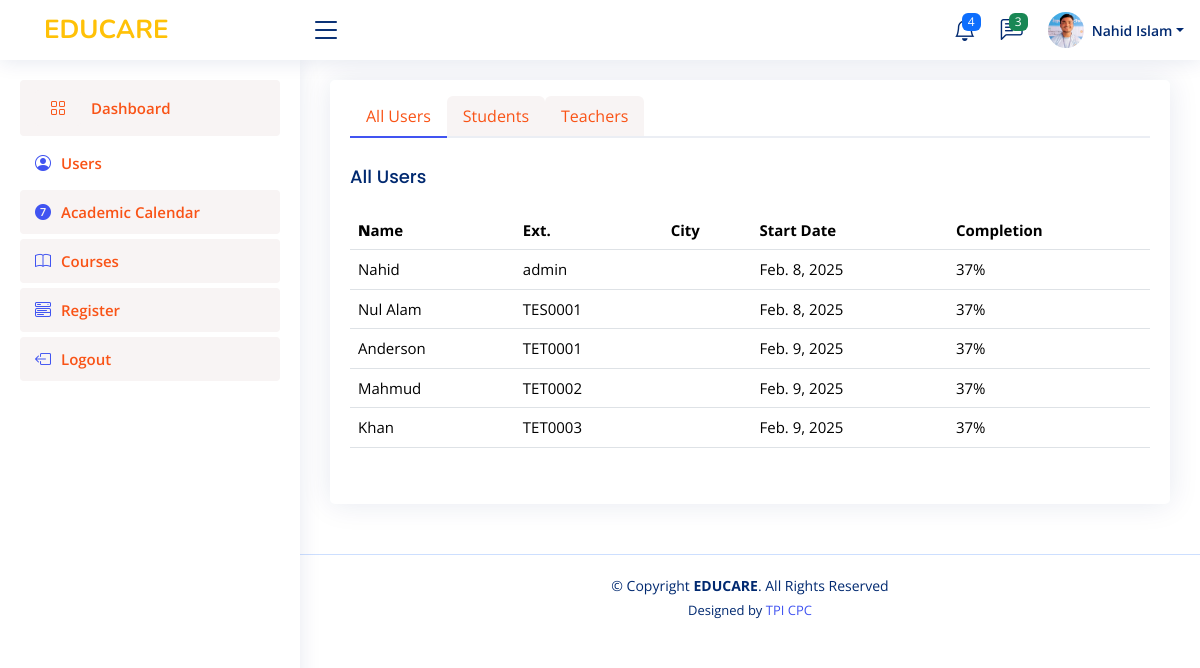
/authentication/users/ (signed in), run on an earlier commit of the app's database.
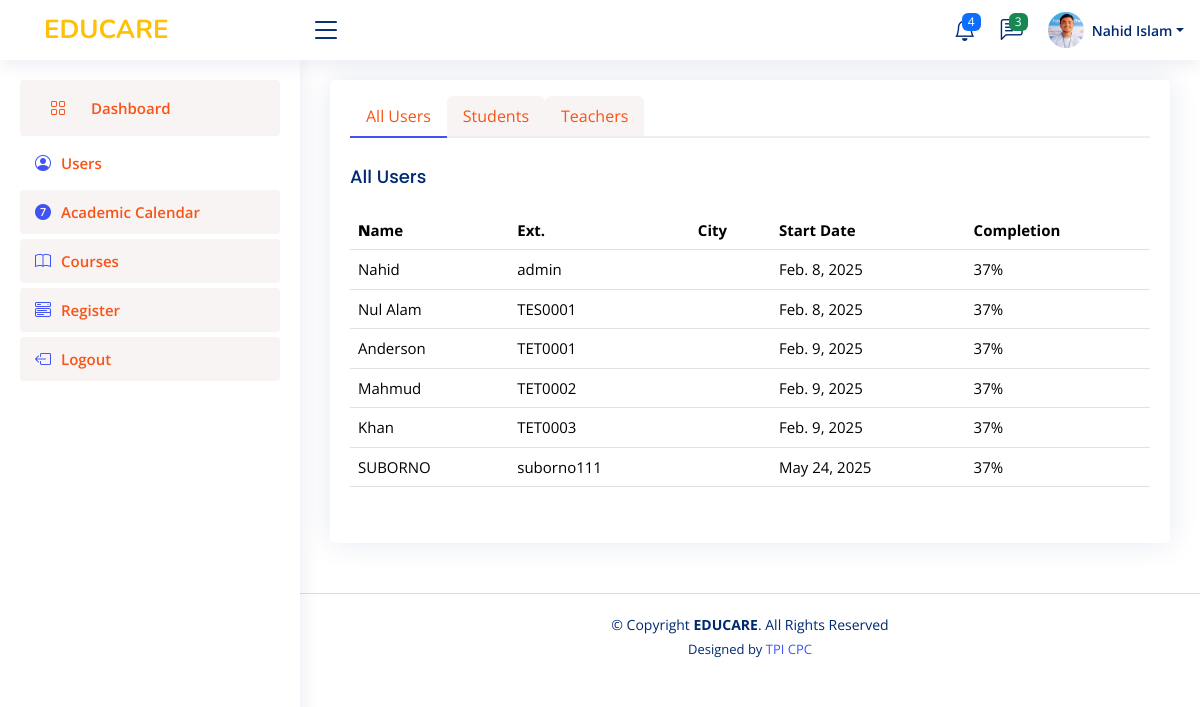
And on a later commit of the database.
### Authentication/models.py (models this page shows, shortened)
class CustomUser(AbstractUser):
    profile_pic = models.ImageField(upload_to="user_profile", null=True, blank=True)
    department_code = models.CharField(max_length=10,default="CSE")
    semester = models.IntegerField(default=1)
    phone = models.CharField(max_length=15, null=True, blank=True)
    country = models.CharField(max_length=100, null=True, blank=True)
    address = models.TextField(null=True, blank=True)
    about = models.TextField(null=True, blank=True)
    is_student = models.BooleanField(default=True)
    is_teacher = models.BooleanField(default=False)
    aproved_status = models.BooleanField(default=False)
    tweter_url = models.URLField(null=True, blank=True)
    facebook_url = models.URLField(null=True, blank=True)
    instagram_url = models.URLField(null=True, blank=True)
    linkedin_url = models.URLField(null=True, blank=True)
    is_email_verified = models.BooleanField(default=False)
    is_phone_verified = models.BooleanField(default=False)
    otp = models.CharField(max_length=10, null=True, blank=True)
    created_at = models.DateTimeField(auto_now_add=True)
    updated_at = models.DateTimeField(auto_now=True)

### Authentication/views.py (the view)
# urls.py: path('users/', Users.as_view(), name='users'),
class Users(View):
    @method_decorator(login_required)
    def get(self, request):
        user = request.user
        if user.is_superuser:
            users = CustomUser.objects.all()
            students = CustomUser.objects.filter(is_student = True)
            teachers = CustomUser.objects.filter(is_teacher = True)
            cp = {
                "active_id":"a002",
                'students':students,
                'teachers':teachers,
                "users":users,
            }
            return render(request, "users.html", context=cp)
        else:
            return redirect("/")

### Authentication/templates/users.html (shortened to what this page needs)
{% extends 'mainpage.html' %}
{% block content %}
<section class="section profile">
  <div class="row">
    <div class="col-xl-12">
      <div class="card">
        <div class="card-body pt-3">
          <ul class="nav nav-tabs nav-tabs-bordered">
            <li class="nav-item">
              <button class="nav-link active" data-bs-toggle="tab" data-bs-target="#profile-overview">All Users</button>
            </li>
            <li class="nav-item">
              <button class="nav-link" data-bs-toggle="tab" data-bs-target="#profile-edit">Students</button>
            </li>
            <li class="nav-item">
              <button class="nav-link" data-bs-toggle="tab" data-bs-target="#profile-settings">Teachers</button>
            </li>
          </ul>
          <div class="tab-content pt-2">
            <div class="tab-pane fade show active profile-overview" id="profile-overview">
              <section class="section">
                <div class="row">
                  <div class="col-lg-12">
                    <div class="">
                      <div class="">
                        <h5 class="card-title">All Users</h5>
                        <table class="table datatable">
                          <thead>
                            <tr>
                              <th>
                                <b>N</b>ame
                              </th>
                              <th>Ext.</th>
                              <th>City</th>
                              <th data-type="date" data-format="YYYY/DD/MM">Start Date</th>
                              <th>Completion</th>
                            </tr>
                          </thead>
                          <tbody>
                            {% for u in users %}
                            <tr>
                              <td>{{u.first_name}}</td>
                              <td>{{u.username}}</td>
                              <td>{{u.adress}}</td>
                              <td>{{u.created_at|date}}</td>
                              <td>37%</td>
                            </tr>
                            {% endfor %}
                         </tbody>
                        </table>
                      </div>
                    </div>
                  </div>
                </div>
              </section>
            </div>
          </div>
        </div>
      </div>
    </div>
  </div>
</section>
{% endblock content %}

### templates/mainpage.html (shortened to what this page needs)
<!DOCTYPE html>
<html lang="en">
<head>
  <link href="/static/assets/vendor/bootstrap/css/bootstrap.min.css" rel="stylesheet">
  <link href="/static/assets/vendor/bootstrap-icons/bootstrap-icons.css" rel="stylesheet">
  <link href="/static/assets/vendor/boxicons/css/boxicons.min.css" rel="stylesheet">
  <link href="/static/assets/vendor/quill/quill.snow.css" rel="stylesheet">
  <link href="/static/assets/vendor/quill/quill.bubble.css" rel="stylesheet">
  <link href="/static/assets/vendor/remixicon/remixicon.css" rel="stylesheet">
  <link href="/static/assets/vendor/simple-datatables/style.css" rel="stylesheet">
  <link href="/static/assets/css/style.css" rel="stylesheet">
</head>
<body class="main">
   {% include "header.html" %}
   {% include 'sitebar.html' %}
  <main id="main" class="main">
    {% block content %}
    {% endblock content %}
  </main>
  <footer id="footer" class="footer">
    <div class="copyright">
      &copy; Copyright <strong><span>EDUCARE</span></strong>. All Rights Reserved
    </div>
    <div class="credits">
      Designed by <a href="https://www.facebook.com/groups/tpicpc/">TPI CPC</a>
    </div>
  </footer>
</body>
</html>

### templates/header.html (shortened to what this page needs)
  <header id="header" class="header fixed-top d-flex align-items-center">
    <div class="d-flex align-items-center justify-content-between">
      <a href="/" class="logo d-flex align-items-center">
        <span class="d-none d-lg-block text-warning  p-2 ps-4 pe-4
         rounded-pill">EDUCARE</span>
      </a>
      <i class="bi bi-list toggle-sidebar-btn"></i>
    </div>
    <nav class="header-nav ms-auto">
      <ul class="d-flex align-items-center">
        <li class="nav-item dropdown">
          <a class="nav-icon" href="#" data-bs-toggle="dropdown">
            <span class="badge bg-primary badge-number">4</span>
          </a>
        </li>
        <li class="nav-item dropdown">
          <a class="nav-icon" href="#" data-bs-toggle="dropdown">
            <span class="badge bg-success badge-number">3</span>
          </a>
        </li>
        <li class="nav-item dropdown pe-3">
          <a class="nav-profile d-flex align-items-center pe-0" href="#" data-bs-toggle="dropdown">
          {% if user.profile_pic %}
          <img src="{{ user.profile_pic.url }}" alt="Profile" class="rounded-circle">
          {% else %}
          <img src="/static/users.jpg" alt="Profile" class="rounded-circle">
          {% endif %}
            <span class="d-none d-md-block dropdown-toggle ps-2">{{user.first_name}} {{user.last_name}}</span>
          </a>
        </li>
      </ul>
    </nav>
  </header>

### templates/sitebar.html (shortened to what this page needs)
<aside id="sidebar" class="sidebar">
    <ul class="sidebar-nav" id="sidebar-nav">
      <li class="nav-item">
        <a class="nav-link " href="/deshboard/">
          <i class="bi bi-grid nav-link"></i>
          <span>Dashboard</span>
        </a>
      </li>
      {% if user.is_superuser %}
      <li class="nav-item">
        <a class="nav-link {% if active_id == 'a002' %} active {% endif %}" href="/authentication/users/">
          <i class="bi bi-person-circle "></i><span>Users</span>
        </a>
      </li>
      <li class="nav-item">
        <a class="nav-link {% if active_id == 't00calender' %} active {% endif %}" href="/courses/academic-calender/">
          <i class="bi bi-7-circle-fill"></i><span>Academic Calendar</span>
        </a>
      </li>
      <li class="nav-item">
        <a class="nav-link {% if active_id == 'a003' %} active {% endif %}" href="/courses/courses-admin/">
          <i class="bi bi-book"></i><span>Courses</span>
        </a>
      </li>
      <li class="nav-item">
        <a class="nav-link {% if active_id == 'a001' %} active {% endif %} " href="/authentication/register/">
          <i class="bi bi-menu-button-wide"></i><span>Register</span>
        </a>
      </li>
      <li class="nav-item">
        <a class="nav-link" href="/authentication/logout/">
          <i class="bi bi-box-arrow-left"></i><span>Logout</span>
        </a>
      </li>
      {% endif %}
    </ul>
  </aside>

### static/assets/css/style.css (style rules this page uses)
:root { scroll-behavior: smooth; }
body { font-family: "Open Sans", sans-serif; background: #f6f9ff; color: #444444; }
a { color: #4154f1; text-decoration: none; }
h1, h2, h3, h4, h5, h6 { font-family: "Nunito", sans-serif; }
#main { margin-top: 60px; padding: 20px 30px; transition: all 0.3s; }
.card { margin-bottom: 30px; border: none; border-radius: 5px; box-shadow: 0px 0 30px rgba(1, 41, 112, 0.1); }
.card-title { padding: 20px 0 15px 0; font-size: 18px; font-weight: 500; color: #012970; font-family: "Poppins", sans-serif; }
.card-body { padding: 0 20px 20px 20px; }
.nav-tabs-bordered { border-bottom: 2px solid #ebeef4; }
.nav-tabs-bordered .nav-link { margin-bottom: -2px; border: none; color: #2c384e; }
.nav-tabs-bordered .nav-link.active { background-color: #fff; color: #4154f1; border-bottom: 2px solid #4154f1; }
.logo { line-height: 1; }
@media (min-width: 1200px) { .logo { width: 280px; } }
.logo span { font-size: 26px; font-weight: 700; color: #012970; font-family: "Nunito", sans-serif; }
.header { transition: all 0.5s; z-index: 997; height: 60px; box-shadow: 0px 2px 20px rgba(1, 41, 112, 0.1); background-color: #fff; padding-left: 20px; }
.header .toggle-sidebar-btn { font-size: 32px; padding-left: 10px; cursor: pointer; color: #012970; }
.header-nav ul { list-style: none; }
.header-nav>ul { margin: 0; padding: 0; }
.header-nav .nav-icon { font-size: 22px; color: #012970; margin-right: 25px; position: relative; }
.header-nav .nav-profile { color: #012970; }
.header-nav .nav-profile img { max-height: 36px; }
.header-nav .nav-profile span { font-size: 14px; font-weight: 600; }
.header-nav .badge-number { position: absolute; inset: -2px -5px auto auto; font-weight: normal; font-size: 12px; padding: 3px 6px; }
.sidebar { position: fixed; top: 60px; left: 0; bottom: 0; width: 300px; z-index: 996; transition: all 0.3s; padding: 20px; overflow-y: auto; scrollbar-width: thin; scrollbar-color: #aab7cf transparent; box-shadow: 0px 0px 20px rgba(1, 41, 112, 0.1); background-color: #fff; }
@media (min-width: 1200px) { #main, #footer { margin-left: 300px; } }
.sidebar-nav { padding: 0; margin: 0; list-style: none; }
.sidebar-nav li { padding: 0; margin: 0; list-style: none; }
.sidebar-nav .nav-item { margin-bottom: 5px; }
.sidebar-nav .nav-link { display: flex; align-items: center; font-size: 15px; font-weight: 600; color: #4154f1; transition: 0.3; background: #f6f9ff; padding: 10px 15px; border-radius: 4px; }
.sidebar-nav .nav-link i { font-size: 16px; margin-right: 10px; color: #4154f1; }
.profile .profile-overview .row { margin-bottom: 20px; font-size: 15px; }
.profile .profile-overview .card-title { color: #012970; }
.footer { padding: 20px 0; font-size: 14px; transition: all 0.3s; border-top: 1px solid #cddfff; }
.footer .copyright { text-align: center; color: #012970; }
.footer .credits { padding-top: 5px; text-align: center; font-size: 13px; color: #012970; }

### templates/mainpage.html (style rules this page uses)
.main { background-color: white; }
.footer { background-color: white; }
.nav-link { color: rgb(249, 83, 22) !important; background-color: rgb(248, 244, 244) !important; }
.nav-link i { margin-right: 10px; font-size: 1.2em; }
.nav-link span { font-weight: 600; }
.nav-link.active { background-color: white !important; }

What changed in the data, as far as the page shows it:
added CustomUser: first_name "SUBORNO", username "suborno111", created_at "May 24, 2025"
